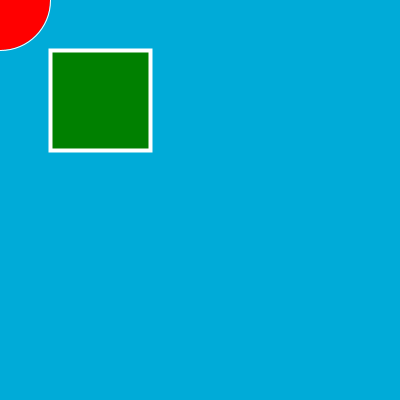
Frame 1 (no input)
Frame 60 (the mouse pressed at the canvas centre just before this capture): identical to frame 1, image omitted
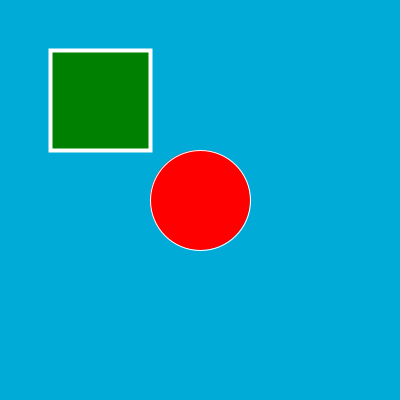
Frame 120 (the mouse held since frame 60 and released just before this capture)

The Processing sketch that drew these frames (run headless with seeded random() and noise(); from frame 60 on, the mouse is pressed at the canvas centre):

// Processing sketch: sketch_01_color
// ── sketch_01_color.pde
void setup(){
  size(400,400); // fijo el tamaño de la ventana en 400px x 400px
}


void draw(){
  background(0,171,216); // pinto el fondo.
  // esto significa: rojo = 0 , verde = 171, azul = 216, esto resulta en un celeste verdoso
  fill(255,0,0);  // fill() fija el color de relleno de las cosas
   // en este caso: rojo = 255, verde = 0, azul = 0, o sea, rojo.
  stroke(255,255,255); // stroke() funciona igual que fill() pero controla el color de contorno
 // noFill(); // noFill() hace que las cosas no tengan relleno
 // noStroke();  //  noStroke() hace que las cosas no tengan contorno
  strokeWeight(1); // strokeWeight() controla el ancho de los contornos en pixels
  ellipse(mouseX, mouseY, 100, 100);
  fill(0,128,0);
  strokeWeight(4);
  rect(50,50,100,100);
  //stroke();

}
